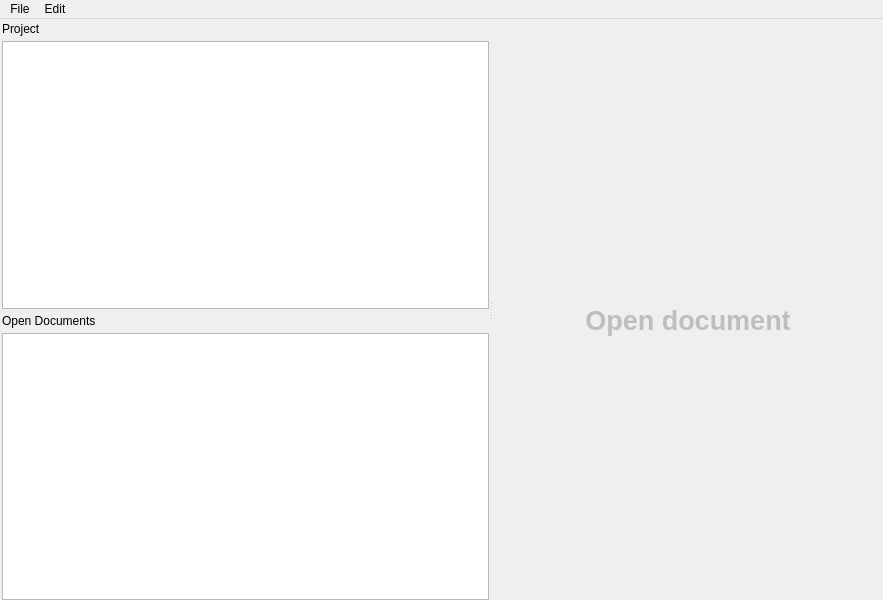
<?xml version="1.0" encoding="UTF-8"?>
<ui version="4.0">
 <class>TextEdit</class>
 <widget class="QMainWindow" name="TextEdit">
  <property name="geometry">
   <rect>
    <x>0</x>
    <y>0</y>
    <width>883</width>
    <height>600</height>
   </rect>
  </property>
  <property name="windowTitle">
   <string>Code Editor</string>
  </property>
  <widget class="QWidget" name="centralwidget">
   <layout class="QVBoxLayout" name="verticalLayout">
    <property name="spacing">
     <number>2</number>
    </property>
    <property name="sizeConstraint">
     <enum>QLayout::SetMinimumSize</enum>
    </property>
    <property name="leftMargin">
     <number>0</number>
    </property>
    <property name="topMargin">
     <number>0</number>
    </property>
    <property name="rightMargin">
     <number>0</number>
    </property>
    <property name="bottomMargin">
     <number>0</number>
    </property>
    <item>
     <widget class="QSplitter" name="splitter">
      <property name="orientation">
       <enum>Qt::Horizontal</enum>
      </property>
      <widget class="QWidget" name="verticalLayoutWidget_2">
       <layout class="QVBoxLayout" name="toolsLayout">
        <property name="spacing">
         <number>2</number>
        </property>
        <property name="leftMargin">
         <number>2</number>
        </property>
        <item>
         <widget class="QLabel" name="project">
          <property name="minimumSize">
           <size>
            <width>0</width>
            <height>20</height>
           </size>
          </property>
          <property name="text">
           <string>Project</string>
          </property>
         </widget>
        </item>
        <item>
         <widget class="QTreeView" name="treeView">
          <property name="sizePolicy">
           <sizepolicy hsizetype="Minimum" vsizetype="Expanding">
            <horstretch>0</horstretch>
            <verstretch>0</verstretch>
           </sizepolicy>
          </property>
          <property name="baseSize">
           <size>
            <width>200</width>
            <height>300</height>
           </size>
          </property>
          <property name="editTriggers">
           <set>QAbstractItemView::EditKeyPressed</set>
          </property>
          <property name="selectionBehavior">
           <enum>QAbstractItemView::SelectRows</enum>
          </property>
          <attribute name="headerVisible">
           <bool>false</bool>
          </attribute>
         </widget>
        </item>
        <item>
         <widget class="QLabel" name="documents">
          <property name="minimumSize">
           <size>
            <width>0</width>
            <height>20</height>
           </size>
          </property>
          <property name="text">
           <string>Open Documents</string>
          </property>
         </widget>
        </item>
        <item>
         <widget class="QTreeView" name="docView">
          <property name="sizePolicy">
           <sizepolicy hsizetype="Minimum" vsizetype="Expanding">
            <horstretch>0</horstretch>
            <verstretch>0</verstretch>
           </sizepolicy>
          </property>
          <property name="baseSize">
           <size>
            <width>200</width>
            <height>300</height>
           </size>
          </property>
          <attribute name="headerVisible">
           <bool>false</bool>
          </attribute>
          <attribute name="headerMinimumSectionSize">
           <number>20</number>
          </attribute>
          <attribute name="headerStretchLastSection">
           <bool>false</bool>
          </attribute>
         </widget>
        </item>
       </layout>
      </widget>
      <widget class="QWidget" name="verticalLayoutWidget">
       <layout class="QVBoxLayout" name="textLayout" stretch="0,0">
        <property name="spacing">
         <number>2</number>
        </property>
        <item>
         <layout class="QHBoxLayout" name="codeHeader">
          <property name="spacing">
           <number>2</number>
          </property>
          <property name="topMargin">
           <number>0</number>
          </property>
          <property name="rightMargin">
           <number>2</number>
          </property>
          <item>
           <spacer name="horizontalSpacer">
            <property name="orientation">
             <enum>Qt::Horizontal</enum>
            </property>
            <property name="sizeHint" stdset="0">
             <size>
              <width>40</width>
              <height>20</height>
             </size>
            </property>
           </spacer>
          </item>
          <item>
           <widget class="QLabel" name="lineLabel">
            <property name="text">
             <string/>
            </property>
           </widget>
          </item>
         </layout>
        </item>
        <item>
         <widget class="QLabel" name="label">
          <property name="enabled">
           <bool>false</bool>
          </property>
          <property name="sizePolicy">
           <sizepolicy hsizetype="Expanding" vsizetype="Expanding">
            <horstretch>0</horstretch>
            <verstretch>0</verstretch>
           </sizepolicy>
          </property>
          <property name="text">
           <string>&lt;html&gt;&lt;head/&gt;&lt;body&gt;&lt;p&gt;&lt;span style=&quot; font-size:20pt; font-weight:600;&quot;&gt;Open document&lt;/span&gt;&lt;/p&gt;&lt;/body&gt;&lt;/html&gt;</string>
          </property>
          <property name="textFormat">
           <enum>Qt::RichText</enum>
          </property>
          <property name="alignment">
           <set>Qt::AlignCenter</set>
          </property>
         </widget>
        </item>
       </layout>
      </widget>
     </widget>
    </item>
   </layout>
  </widget>
  <widget class="QMenuBar" name="menubar">
   <property name="geometry">
    <rect>
     <x>0</x>
     <y>0</y>
     <width>883</width>
     <height>21</height>
    </rect>
   </property>
   <widget class="QMenu" name="menuFile">
    <property name="title">
     <string>File</string>
    </property>
    <addaction name="actionSaveCurrent"/>
    <addaction name="actionSave_All"/>
    <addaction name="separator"/>
    <addaction name="actionClose_Current"/>
    <addaction name="actionClose_All"/>
   </widget>
   <widget class="QMenu" name="menuEdit">
    <property name="title">
     <string>Edit</string>
    </property>
    <addaction name="actionFind"/>
   </widget>
   <addaction name="menuFile"/>
   <addaction name="menuEdit"/>
  </widget>
  <action name="actionSaveCurrent">
   <property name="text">
    <string>Save Current</string>
   </property>
   <property name="shortcut">
    <string>Ctrl+S</string>
   </property>
  </action>
  <action name="actionFind">
   <property name="text">
    <string>Find</string>
   </property>
   <property name="shortcut">
    <string>Ctrl+F</string>
   </property>
  </action>
  <action name="actionSave_All">
   <property name="text">
    <string>Save All</string>
   </property>
   <property name="shortcut">
    <string>Ctrl+Shift+S</string>
   </property>
  </action>
  <action name="actionClose_Current">
   <property name="text">
    <string>Close Current</string>
   </property>
   <property name="shortcut">
    <string>Ctrl+W</string>
   </property>
  </action>
  <action name="actionClose_All">
   <property name="text">
    <string>Close All</string>
   </property>
   <property name="shortcut">
    <string>Ctrl+Shift+W</string>
   </property>
  </action>
 </widget>
 <resources/>
 <connections/>
</ui>
